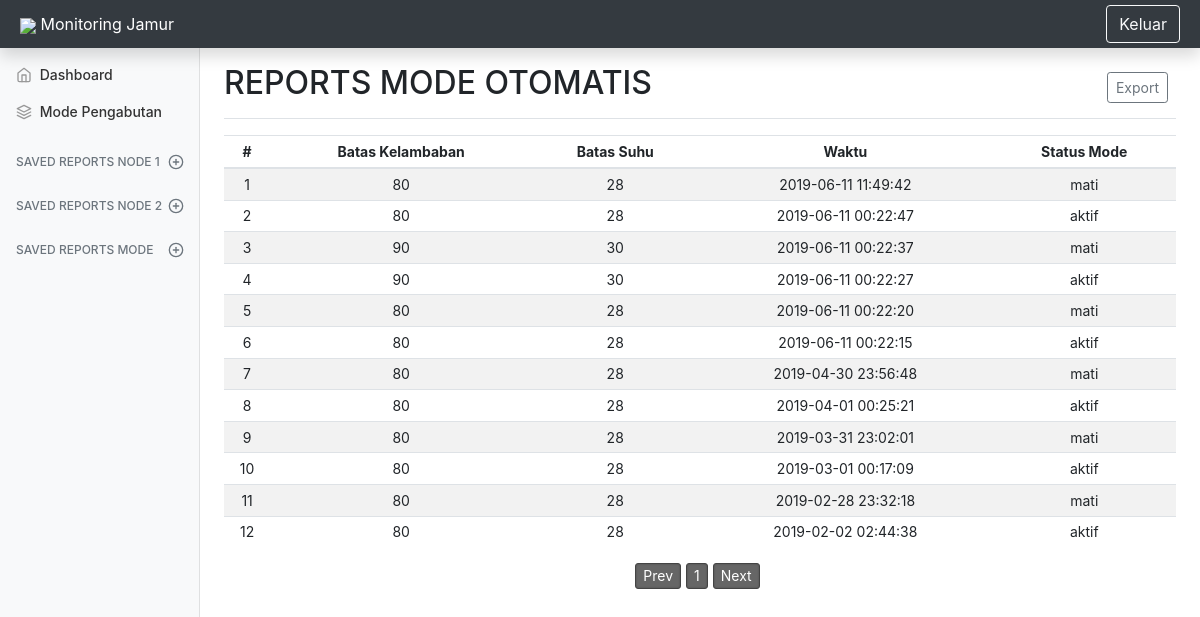
/reports_otomatis.php (signed in), run on the app's committed database.
### tables this page shows
CREATE TABLE `reports_mode_otomatis` (
  `id_mode_otomatis` int(100) NOT NULL,
  `batas_kelembaban` int(100) NOT NULL,
  `batas_suhu` int(100) NOT NULL,
  `status` varchar(50) NOT NULL,
  `waktu` datetime NOT NULL
);

### reports_otomatis.php (the view, shortened to what this page needs)
<?php
  include "koneksi.php";
  $limit = 15;
  if (isset($_GET["page"])) { $page  = $_GET["page"]; } else { $page=1; };
  $start_from = ($page-1) * $limit;
   $no = 0;
?>
<!DOCTYPE html>
<html lang="id">
<head>
    <link rel="stylesheet" href="tamp/bootstrap.min.css">
    <link href="css/style.css" rel="stylesheet">
    <link rel="stylesheet" href="dist/simplePagination.css" />
</head>
<body>
	<?php
		include ('navbar.php');
		include ('sidebar.php');
	?>
	<main role="main" class="col-md-9 ml-sm-auto col-lg-10 px-4">
		<div>
      <div class="d-flex justify-content-between flex-wrap flex-md-nowrap align-items-center pt-3 pb-2 mb-3 border-bottom">
        <h1 class="h2" >REPORTS MODE OTOMATIS</h1>
        <div class="btn-toolbar mb-2 mb-md-0">
          <div class="btn-group mr-2">
            <input type="submit" name="export" value="Export" class="btn btn-sm btn-outline-secondary" onclick="window.location = 'export-to-excel/export-otomatis.php';">
          </div>
        </div>
      </div>
			<div class="table-responsive">
        <table class="table table-striped table-sm text-center">
            <thead>
              <tr>
                <th>#</th>
                <th>Batas Kelambaban</th>
                <th>Batas Suhu</th>
                <th>Waktu</th>
                <th>Status Mode</th>
              </tr>
            </thead>
            <tbody>
              <?php
                  $sno = $no + 1;
                 $sql = "SELECT * FROM reports_mode_otomatis ORDER BY id_mode_otomatis DESC LIMIT $start_from, $limit";
                 $hasil = mysqli_query($connect,$sql);
                  while ($data = mysqli_fetch_assoc($hasil)){
                      echo "<tr>";
                      echo "<td>".$sno."</td>";
                      echo "<td>".$data['batas_kelembaban']."</td>";
                      echo "<td>".$data['batas_suhu']."</td>";
                      echo "<td>".$data['waktu']."</td>";
                      echo "<td>".$data['status']."</td>";
                      echo "</tr>";
                      $sno++;}?>
            </tbody>
          </table>
      <?php
        $sql = "SELECT COUNT(id_mode_otomatis) FROM reports_mode_otomatis";
        $rs_result = mysqli_query($connect, $sql);
        $row = mysqli_fetch_row($rs_result);
        $total_records = $row[0];
        $total_pages = ceil($total_records / $limit);
        $pagLink = "<nav aria-label='Page navigation example' ><ul class='pagination justify-content-center'>";
        for ($i=1; $i<=$total_pages; $i++) {
          $pagLink .= "<li class='page-item' ><a href='reports_otomatis.php?page=".$i."'>".$i."</a></li>";
        };
        echo $pagLink . "</ul></nav>";
       ?>
      </div>
		</div>
	</main>
	</body>
	</html>

### css/style.css (style rules this page uses)
body { font-size: .875rem; }
[role="main"] { padding-top: 48px; }

### data on the page
reports_mode_otomatis: batas_kelembaban "80", batas_suhu "28", waktu "2019-06-11 11:49:42", status "mati"
reports_mode_otomatis: batas_kelembaban "80", batas_suhu "28", waktu "2019-06-11 00:22:47", status "aktif"
reports_mode_otomatis: batas_kelembaban "90", batas_suhu "30", waktu "2019-06-11 00:22:37", status "mati"
reports_mode_otomatis: batas_kelembaban "90", batas_suhu "30", waktu "2019-06-11 00:22:27", status "aktif"
reports_mode_otomatis: batas_kelembaban "80", batas_suhu "28", waktu "2019-06-11 00:22:20", status "mati"
reports_mode_otomatis: batas_kelembaban "80", batas_suhu "28", waktu "2019-06-11 00:22:15", status "aktif"
reports_mode_otomatis: batas_kelembaban "80", batas_suhu "28", waktu "2019-04-30 23:56:48", status "mati"
reports_mode_otomatis: batas_kelembaban "80", batas_suhu "28", waktu "2019-04-01 00:25:21", status "aktif"
reports_mode_otomatis: batas_kelembaban "80", batas_suhu "28", waktu "2019-03-31 23:02:01", status "mati"
reports_mode_otomatis: batas_kelembaban "80", batas_suhu "28", waktu "2019-03-01 00:17:09", status "aktif"
reports_mode_otomatis: batas_kelembaban "80", batas_suhu "28", waktu "2019-02-28 23:32:18", status "mati"
reports_mode_otomatis: batas_kelembaban "80", batas_suhu "28", waktu "2019-02-02 02:44:38", status "aktif"
